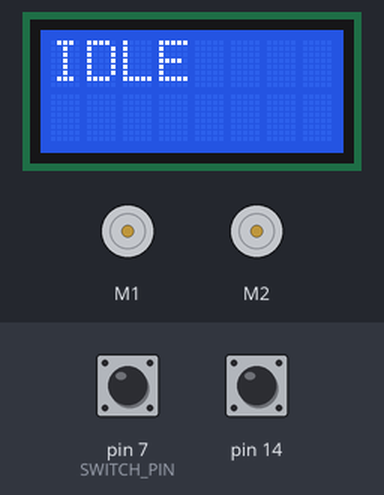
A sketch run on a simulated Arduino Leonardo, built with avr-gcc and run on an emulated ATmega32U4. Shown: 8×2 character LCD, 2 × DC motor (green arrow = forward, orange = backward, longer = faster). The inputs (shaded band) are chosen by the test bench; at power-on: pin 7 (SWITCH_PIN) HIGH, pin 14 HIGH. What the sketch prints to the serial monitor is not drawn.

Above: at 1.2 s.
1.3 s: pin 7 (SWITCH_PIN) pulled LOW for 0.15 s
At 2.0 s:
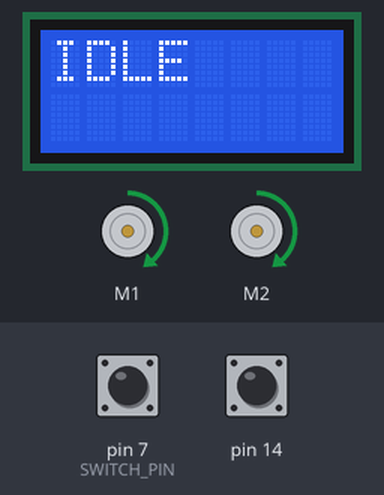
2.9 s: pin 14 pulled LOW for 0.15 s
At 3.4 s:
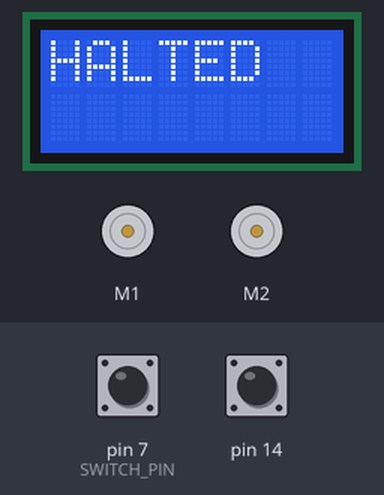
4.5 s: pin 14 pulled LOW for 1 s
At 5.8 s:
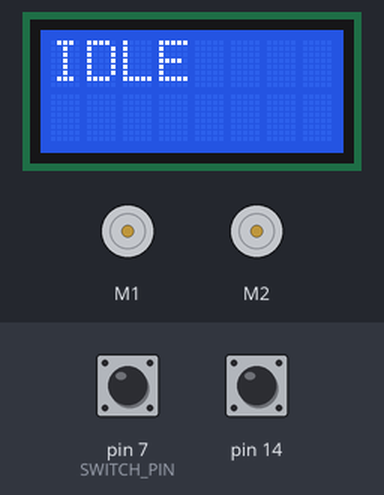
7.0 s: pin 7 (SWITCH_PIN) pulled LOW for 1 s
At 7.6 s:
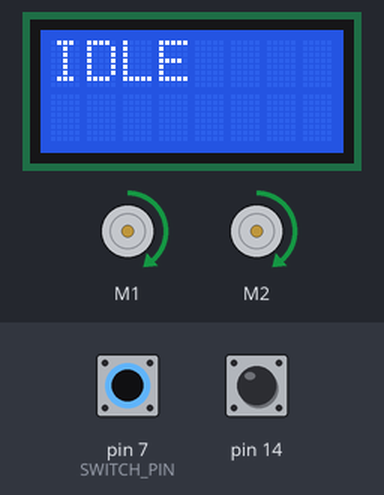
Timing chart, 0 to 10.0 s (numbered marks = the images above; inputs shaded):
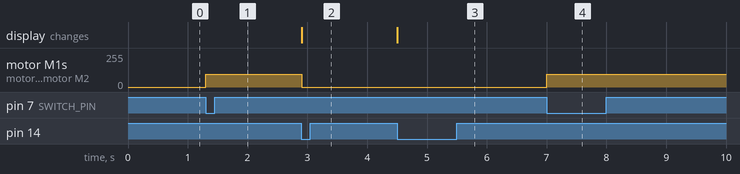

Measured:
- after the input at 1.3 s, motor M1, motor M2: stopped → forward 95/255 at once
- after the input at 2.9 s, motor M1, motor M2: forward 95/255 → stopped at once; the display: changes at once (image 2)
- after the input at 4.5 s, the display: changes at once (image 3)
- after the input at 7.0 s, motor M1, motor M2: stopped → forward 95/255 at once

The sketch:

romi_fsm_irq_button.ino
```cpp
// snippet: romi_fsm_irq_button
// tags: romi, romi32u4, fsm, state-machine, interrupt, irq, button, motor, lcd, leonardo
// boards: romi32u4
// library: Romi32U4
// description: Finite State Machine on Romi 32U4 (detected as Arduino Leonardo).
//   States: IDLE → (external IRQ switch falls on pin 7) → RUNNING → (button A press) → HALTED → (button A press) → IDLE.
//   Romi32U4 API:
//   Romi32U4Motors motors  → motors.setSpeeds(leftSpeed, rightSpeed);  range −300..300
//     (library clamps to ±300; motors.allowTurbo(true) raises the limit to ±400)
//   Romi32U4ButtonA btnA   → btnA.getSingleDebouncedPress() → bool (edge detect, self-debouncing)
//   Romi32U4LCD lcd        → lcd.clear(); lcd.gotoXY(col, row); lcd.print("text");  8×2 characters
//   Pin 7 = INT6 on ATmega32U4 (the first interrupt-capable pin not used by Romi hardware).
//   enum State : uint8_t → 1-byte atomic write on AVR, safe to write from ISR without cli/sei.
// prompts: romi state machine, romi FSM, romi IRQ switch state transition, romi finite state machine interrupt, robot FSM bump switch, Romi32U4 FSM, romi32u4 state machine interrupt button
// exact-include: Romi32U4.h

#include <Romi32U4.h>

// External limit/bump switch: normally-open, wired between SWITCH_PIN and GND.
// Fires on falling edge (INPUT_PULLUP → switch closes → LOW).
// Pin 7 = INT6 on ATmega32U4 (Leonardo / Romi 32U4); safe to use alongside Romi hardware.
const uint8_t SWITCH_PIN = 7;

enum State : uint8_t { IDLE, RUNNING, HALTED };
volatile State state = IDLE;  // uint8_t: 1-byte write is atomic on AVR

Romi32U4Motors  motors;
Romi32U4ButtonA btnA;
Romi32U4LCD     lcd;

void onSwitch() {
  if (state == IDLE) state = RUNNING;  // atomic on AVR — no cli/sei required
}

void showState(const char* label) {
  lcd.clear();
  lcd.gotoXY(0, 0);
  lcd.print(label);
  Serial.println(label);
}

void setup() {
  Serial.begin(9600);
  pinMode(SWITCH_PIN, INPUT_PULLUP);
  attachInterrupt(digitalPinToInterrupt(SWITCH_PIN), onSwitch, FALLING);
  showState("IDLE");
}

void loop() {
  switch (state) {
    case IDLE:
      // Motors off; await falling edge on SWITCH_PIN (ISR drives transition)
      motors.setSpeeds(0, 0);
      break;

    case RUNNING:
      // Drive forward; button A press → HALTED
      motors.setSpeeds(150, 150);
      if (btnA.getSingleDebouncedPress()) {
        motors.setSpeeds(0, 0);
        state = HALTED;
        showState("HALTED");
      }
      break;

    case HALTED:
      // Stopped; button A press → back to IDLE
      motors.setSpeeds(0, 0);
      if (btnA.getSingleDebouncedPress()) {
        state = IDLE;
        showState("IDLE");
      }
      break;
  }
}
```
